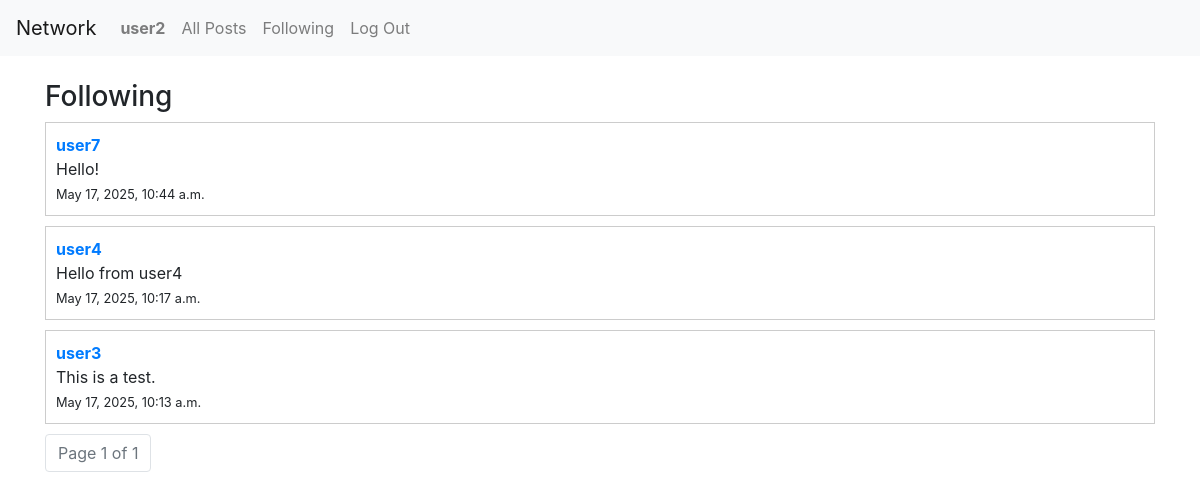
The page /following (signed in) on the database its author committed.
### network/models.py (models this page shows, shortened)
class User(AbstractUser):
    pass

class Post(models.Model):
    user = models.ForeignKey(User, on_delete=models.CASCADE, related_name="posts")
    content = models.TextField(max_length=280)
    timestamp = models.DateTimeField(auto_now_add=True)

### network/views.py (the view)
# urls.py: path("following", views.following_posts, name="following"),
@login_required
def following_posts(request):
    followed_users = Follow.objects.filter(follower=request.user).values_list('following', flat=True)
    posts_list = Post.objects.filter(user__in=followed_users).order_by('-timestamp')
    paginator = Paginator(posts_list, 10)
    page_number = request.GET.get("page")
    posts = paginator.get_page(page_number)
    return render(request, "network/following.html", {
        "posts": posts
    })

### network/templates/network/following.html (shortened to what this page needs)
{% extends "network/layout.html" %}
{% block body %}
  <h3>Following</h3>
  {% for post in posts %}
    <div style="border: 1px solid #ccc; padding: 10px; margin-bottom: 10px;">
        <strong><a href="{% url 'profile' username=post.user.username %}">{{ post.user.username }}</a></strong><br>
        {{ post.content }}<br>
        <small>{{ post.timestamp }}</small>
    </div>
  {% empty %}
    <p>You are not following anyone or they have no posts.</p>
  {% endfor %}
  <div class="pagination">
      <nav aria-label="Page navigation">
        <ul class="pagination justify-content-center">
          <li class="page-item disabled">
              <span class="page-link">Page {{ posts.number }} of {{ posts.paginator.num_pages }}</span>
          </li>
        </ul>
      </nav>
  </div>
{% endblock %}

### network/templates/network/layout.html (shortened to what this page needs)
{% load static %}
<!DOCTYPE html>
<html lang="en">
<head>
    <link rel="stylesheet" href="https://stackpath.bootstrapcdn.com/bootstrap/4.4.1/css/bootstrap.min.css"
>
    <link href="{% static 'network/styles.css' %}" rel="stylesheet">
</head>
<body>
    <nav class="navbar navbar-expand-lg navbar-light bg-light">
        <a class="navbar-brand" href="{% url 'index' %}">Network</a>
        <div class="collapse navbar-collapse">
            <ul class="navbar-nav mr-auto">
                {% if user.is_authenticated %}
                    <li class="nav-item">
                        <a class="nav-link" href="#"><strong>{{ user.username }}</strong></a>
                    </li>
                    <li class="nav-item">
                        <a class="nav-link" href="{% url 'index' %}">All Posts</a>
                    </li>
                    <li class="nav-item">
                        <a class="nav-link" href="{% url 'following' %}">Following</a>
                    </li>
                    <li class="nav-item">
                        <a class="nav-link" href="{% url 'logout' %}">Log Out</a>
                    </li>
                {% endif %}
            </ul>
        </div>
    </nav>
    <div class="container mt-4">
        {% block body %}
        {% endblock %}
    </div>
</body>
</html>

### rows shown on the page
User: username "user2"
Post: user.username "user7", content "Hello!", timestamp "May 17, 2025, 10:44 a.m."
Post: user.username "user4", content "Hello from user4", timestamp "May 17, 2025, 10:17 a.m."
Post: user.username "user3", content "This is a test.", timestamp "May 17, 2025, 10:13 a.m."

### other values the page prints
{{ posts.number }} "1"
{{ posts.paginator.num_pages }} "1"
